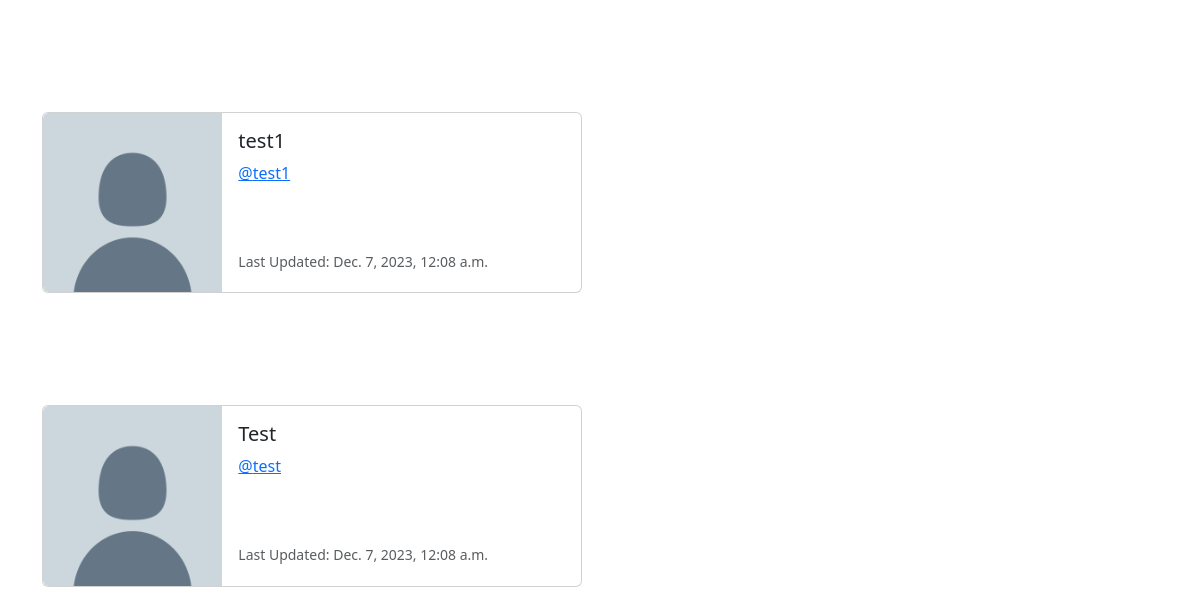
/profile_list (signed in, lower part), run on an earlier commit of the app's database.
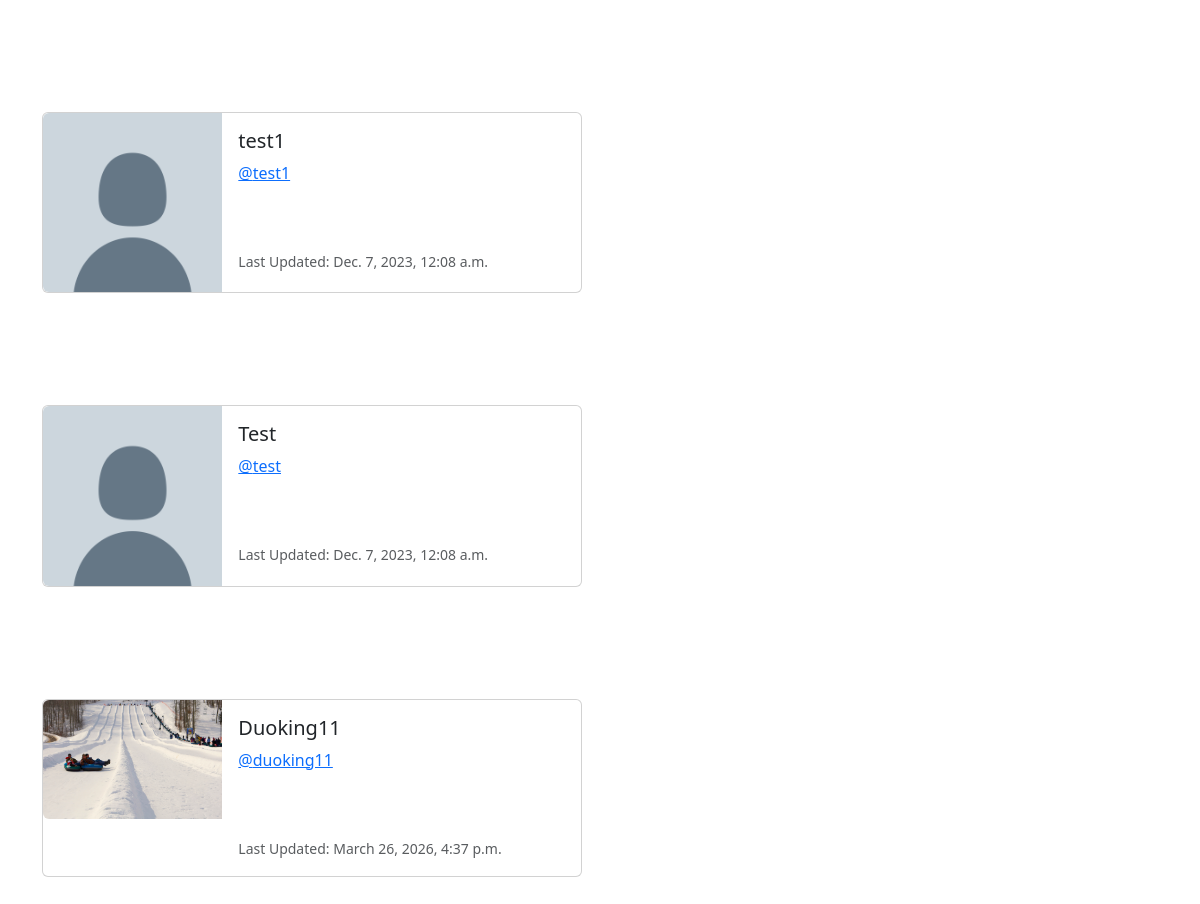
And on a later commit of the database.
### musker/models.py (models this page shows, shortened)
class Profile(models.Model):
    user = models.OneToOneField(User, on_delete=models.CASCADE)
    follows = models.ManyToManyField("self", related_name="followed_by", symmetrical=False, blank=True)
    date_modified= models.DateTimeField(auto_now=True)
    profile_image= models.ImageField(null=True, blank=True, upload_to="images/")
    profile_bio = models.CharField(null=True, blank=True, max_length=500)
    homepage_link= models.CharField(null=True, blank=True, max_length=500)
    facebook_link = models.CharField(null=True, blank=True, max_length=500)
    instagram_link = models.CharField(null=True, blank=True, max_length=500)
    linkedin_link = models.CharField(null=True, blank=True, max_length=500)

### musker/views.py (the view)
# urls.py: path('profile_list',views.profile_list, name='profile_list'),
def profile_list(request):
    if request.user.is_authenticated:
        profiles = Profile.objects.exclude(user=request.user)
        return render(request, 'profile_list.html', {"profiles":profiles})
    else:
        messages.success(request,("You must be Logged In To View This Page"))
    return redirect('home')

### musker/templates/profile_list.html (shortened to what this page needs)
{% extends "base.html" %}
{% load static %}
{% block content %}
<br/>
{% if profiles%}
{% for profile in profiles%}
<div class="card mb-3" style="max-width: 540px;">
    <div class="row g-0">
      <div class="col-md-4">
        {% if profile.profile_image %}
        <img src="{{profile.profile_image.url}}" width=200 height=200 class="img-fluid rounded-start" alt="{{profile.user.username}}">
            {% else %}
        <img src="{% static 'images/twitter-avi-gender-balanced-figure.png' %}" class="img-fluid rounded-start" alt="Profile Picture">
        {% endif %}
      </div>
      <div class="col-md-8">
        <div class="card-body">
          <h5 class="card-title">{{profile.user.username}}</h5>
          <p class="card-text"><a href="{% url 'profile' profile.user.id %}">@{{profile.user.username |lower}}</p></a>
          <br/><br/>
          <p class="card-text"><small class="text-body-secondary">Last Updated: {{profile.date_modified}}</small></p>
        </div>
      </div>
    </div>
  </div>
  <br/><br/>
<br/> <br/>
{% endfor %}
{% endif %}
{% endblock  %}

### musker/templates/base.html (shortened to what this page needs)
<!doctype html>
<html lang="en">
  <head>
    <link href="https://cdn.jsdelivr.net/npm/bootstrap@5.3.2/dist/css/bootstrap.min.css" rel="stylesheet">
  </head>
  <body>
    <br/>
    <div class ="container">
    {% block content%}
    {% endblock%}
    </div>
  </body>
</html>

### musker/templates/navbar.html (shortened to what this page needs)
{% load static %}

What changed in the data, as far as the page shows it:
added Profile: profile_image (picture), user.username "Duoking11", user.username "duoking11", date_modified "March 26, 2026, 4:37 p.m."
